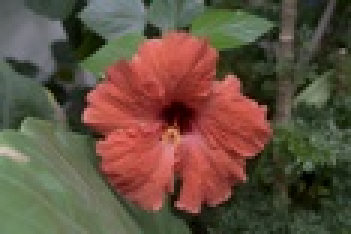
%> input picture images/flower.jpg, 117 x 78 px, shrunk from 800 x 533 before the run (shown 3 times larger)
$ octave testSmooth.m   (GNU Octave 9; MATLAB toolbox functions it lacks are replaced by stand-ins)
%> lines starting %> are read from the running program, lines starting %| are printed output that depends on the picture; in (x1, y1, x2, y2) boxes, pixels count from 0 and x2, y2 are one past the last pixel; in counts of white or black regions, pixels touching at a corner belong together; the program's own positions count from 1
### LocalExtrema/localExtrema.m
%
% [M, Sminima, Smaxima, Eminima, Emaxima, D] = localExtrema(I, k)
%
% Local Extrema filter
%
% I: the input 3-channel image data
% k: the width of neighborhood for idenfication of local minima/maxima
%
% M: smoothed image (base)
% Sminima: local minima extrema
% Smaxima: local maxima extrema
% Eminima: extermal envelope of minima extrema
% Emaxima: extremal envelopes of maxima extrema
% D: detail layer := I - M
%
% author: Shuen-Huei (Drake) Guan
%

function [M, Sminima, Smaxima, Eminima, Emaxima, D] = localExtrema(I, k)

if (ndims(I) ~= 3)
    error( 'I must be a 3-channel image with size [ height, width ]' );
end

if (~isa(I, 'double'))
    I = double(I)/255;
end

if (~exist('k'))
    k = 3;
end

%% convert the I into luminance
yiq = rgb2ntsc(I);
Y = yiq(:, :, 1);

disp('Identiﬁcation of local minima and local maxima of I');
Sminima = double(ordfilt2(Y, k, true(k)) >= Y);
Smaxima = double(ordfilt2(Y, k*k-k+1, true(k)) <= Y);

disp('Interpolation of the local minima and maxima to compute minimal and maximal extremal envelopes respectively');
Icolor = [];
Icolor(:, :, 1) = Y;
Icolor(:, :, 2) = I(:, :, 1);
Icolor(:, :, 3) = I(:, :, 2);
Icolor(:, :, 4) = I(:, :, 3);

Eminima = getColorExact(Sminima, Icolor);
Emaxima = getColorExact(Smaxima, Icolor);

disp('Computation of the smoothed mean M as the average of the extremal envelopes');
M = (Eminima(:,:,2:4) + Emaxima(:,:,2:4))/2;

D = I - M;

### LocalExtrema/getColorExact.m
function nI=getColorExact(colorIm,ntscIm)

[n, m, d] = size(ntscIm);
imgSize=n*m;


nI(:,:,1)=ntscIm(:,:,1);

indsM=reshape([1:imgSize],n,m);
lblInds=find(colorIm);

wd=1;

len=0;
consts_len=0;
col_inds=zeros(imgSize*(2*wd+1)^2,1);
row_inds=zeros(imgSize*(2*wd+1)^2,1);
vals=zeros(imgSize*(2*wd+1)^2,1);
gvals=zeros(1,(2*wd+1)^2);


for j=1:m
   for i=1:n
      consts_len=consts_len+1;

      if (~colorIm(i,j))
        tlen=0;
        for ii=max(1,i-wd):min(i+wd,n)
           for jj=max(1,j-wd):min(j+wd,m)

              if (ii~=i)|(jj~=j)
                 len=len+1; tlen=tlen+1;
                 row_inds(len)= consts_len;
                 col_inds(len)=indsM(ii,jj);
                 gvals(tlen)=ntscIm(ii,jj,1);
              end
           end
        end
        t_val=ntscIm(i,j,1);
        gvals(tlen+1)=t_val;
        c_var=mean((gvals(1:tlen+1)-mean(gvals(1:tlen+1))).^2);
        csig=c_var*0.6;
        mgv=min((gvals(1:tlen)-t_val).^2);
        if (csig<(-mgv/log(0.01)))
	   csig=-mgv/log(0.01);
	end
	if (csig<0.000002)
	   csig=0.000002;
        end

        gvals(1:tlen)=exp(-(gvals(1:tlen)-t_val).^2/csig);
        gvals(1:tlen)=gvals(1:tlen)/sum(gvals(1:tlen));
        vals(len-tlen+1:len)=-gvals(1:tlen);
      end


      len=len+1;
      row_inds(len)= consts_len;
      col_inds(len)=indsM(i,j);
      vals(len)=1;

   end
end


vals=vals(1:len);
col_inds=col_inds(1:len);
row_inds=row_inds(1:len);


A=sparse(row_inds,col_inds,vals,consts_len,imgSize);
b=zeros(size(A,1),1);


for t=2:d
    curIm=ntscIm(:,:,t);
    b(lblInds)=curIm(lblInds);
    new_vals=A\b;
    nI(:,:,t)=reshape(new_vals,n,m,1);
end


%snI=nI;
%nI=ntsc2rgb(nI);

### LocalExtrema/testSmooth.m

inputPath = '../images/';
outputPath = '../result/';

images = {[inputPath 'flower.jpg'], [inputPath 'rock2.jpg']};

for i=1:size(images, 2)
    filename = images{1, i};
    I = double(imread(filename))/255;
    [height, width, channel] = size(I);
%> height = 78; width = 117; channel = 3

    [M, Sminima, Smaxima, Eminima, Emaxima, D] = localExtrema(I, 7);
%> in localExtrema, `yiq = rgb2ntsc(I);`: yiq: size 78x117x3 double; mean of channels 1, 2, 3 0.332, 0.0648, -0.00439
%> in localExtrema, `Sminima = double(ordfilt2(Y, k, true(k)) >= Y);`:
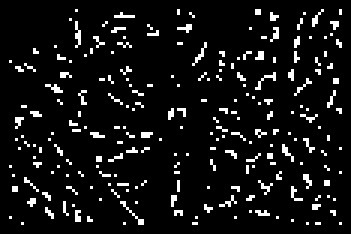
%> Sminima: size 78x117 double (shown 3 times larger); values 0 (black) and 1 (white), 7.6% white in thin lines or dots, all inside (x1, y1, x2, y2) = (3, 3, 114, 75)
%> in localExtrema, `Smaxima = double(ordfilt2(Y, k*k-k+1, true(k)) <= Y);`: Smaxima: size 78x117 double; values 0 (black) and 1 (white), 10% white in thin lines or dots
%> in localExtrema, `Icolor(:, :, 4) = I(:, :, 3);`:
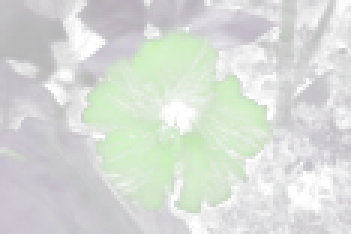
%> Icolor: size 78x117x4 double (shown 3 times larger); mean R, G, B, A 0.332, 0.391, 0.317, 0.253; transparent parts drawn white
%> in getColorExact, `lblInds=find(colorIm);`: lblInds = 698 values from 255 to 8889
%> after the loop in getColorExact, `for j=1:m`: c_var = 0.000697; consts_len = 9126; csig = 0.000418; gvals = [0.356 0.644 1.67e-05 0.204 0.3 0.209 0.00223 0.213 0.22]; len = 75384; mgv = 2.77e-05; t_val = 0.204; tlen = 3
%> the loop in getColorExact, `for t=2:d` made 3 passes
%> pass 1, in getColorExact, `curIm=ntscIm(:,:,t);`:
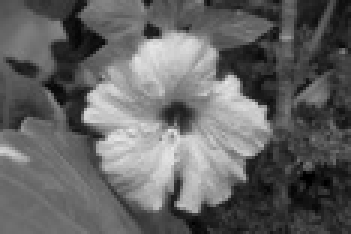
%> curIm: size 78x117 double (shown 3 times larger); min 0, max 0.906, mean 0.391
%> after the loop in getColorExact, `for t=2:d`:
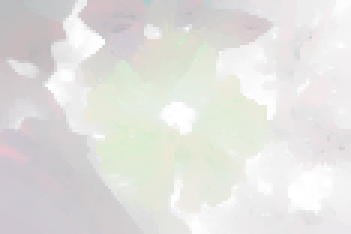
%> nI: size 78x117x4 double (shown 3 times larger); mean R, G, B, A 0.332, 0.316, 0.249, 0.184; transparent parts drawn white
%> in getColorExact (call 2), `lblInds=find(colorIm);`: lblInds = 917 values from 21 to 9123
%> after the loop in getColorExact (call 2), `for j=1:m`: len = 73941
%> after the loop in getColorExact (call 2), `for t=2:d`:
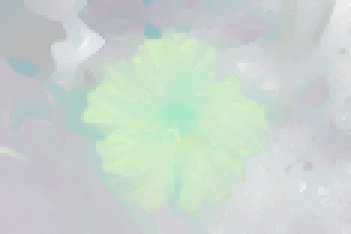
%> nI: size 78x117x4 double (shown 3 times larger); mean R, G, B, A 0.332, 0.471, 0.392, 0.332; transparent parts drawn white
%> in localExtrema, `M = (Eminima(:,:,2:4) + Emaxima(:,:,2:4))/2;`: M: size 78x117x3 double; mean of channels 1, 2, 3 0.393, 0.32, 0.258
%> in localExtrema, `D = I - M;`: D: size 78x117x3 double; mean of channels 1, 2, 3 -0.00246, -0.00362, -0.0054

    figure; imshow(I); title(['original image: ' filename]);
    figure; imshow(M); title(['smoothed image: ' filename]);
    figure; imshow(abs(D)); title(['detail layer: ' filename]);
%> after `imshow(abs(D))`:
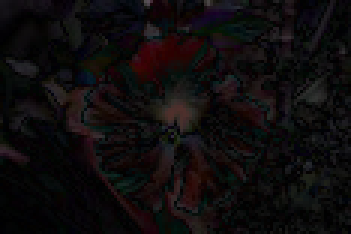
%> displayed picture: size 78x117x3, on the screen's scale of 0 to 255 (shown 3 times larger); mean R, G, B 14.9, 12, 12.6

    row = floor(height/3);
%> row = 26
    figure; plot(1:width, I(row,:,1), 1:width, M(row,:,1), 1:width, D(row,:,1), 'LineWidth', 2);
    title(['plot of smoothed result of' filename ' by I, M and D']);
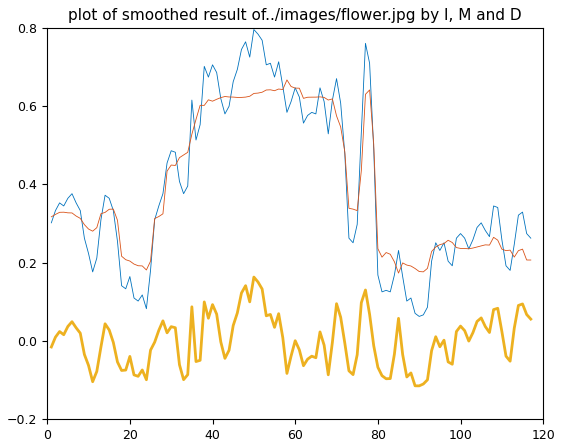
%> figure redrawn from the program's plot data; curve peaks at x = 50, y = 0.796; curve peaks at x = 58, y = 0.667; curve peaks at x = 50, y = 0.163
end
%> pass 2 of the loop `for i=1:size(images, 2)`:
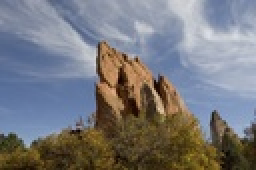
%> input picture images/rock2.jpg, 128 x 85 px, shrunk from 876 x 584 before the run (shown 2 times larger)
%> I: size 85x128x3 double
%> yiq: size 85x128x3 double; mean of channels 1, 2, 3 0.475, -0.00816, 0.005
%> Y: size 85x128 double
%> Sminima: size 85x128 double; values 0 (black) and 1 (white), 7.4% white in thin lines or dots, all inside (x1, y1, x2, y2) = (3, 3, 125, 82)
%> Smaxima: size 85x128 double; values 0 (black) and 1 (white), 9.1% white in thin lines or dots
%> lblInds = 800 values from 266 to 10568
%> after the loop in getColorExact (call 3), `for j=1:m`: c_var = 0.000193; consts_len = 10880; csig = 0.000116; gvals = [0.000892 0.999 0.000262 0.162 0.581 0.157 0.306 3.04e-05 0.133]; len = 90246; mgv = 3.02e-05; t_val = 0.162
%> after the loop in getColorExact (call 3), `for t=2:d`:
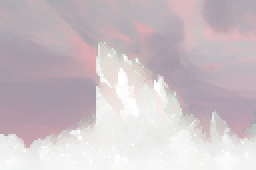
%> nI: size 85x128x4 double (shown 2 times larger); mean R, G, B, A 0.475, 0.398, 0.411, 0.447; transparent parts drawn white
%> M: size 85x128x3 double; mean of channels 1, 2, 3 0.465, 0.472, 0.495
%> D: size 85x128x3 double; mean of channels 1, 2, 3 0.00539, 0.00202, -0.00312
%> `title(['plot of smoothed result of' filename ' by I, M and D']);`:
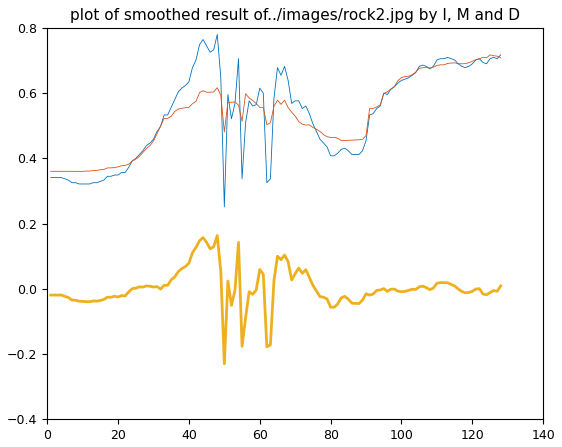
%> figure redrawn from the program's plot data; curve peaks at x = 48, y = 0.78; curve peaks at x = 125, y = 0.717; curve peaks at x = 48, y = 0.163
